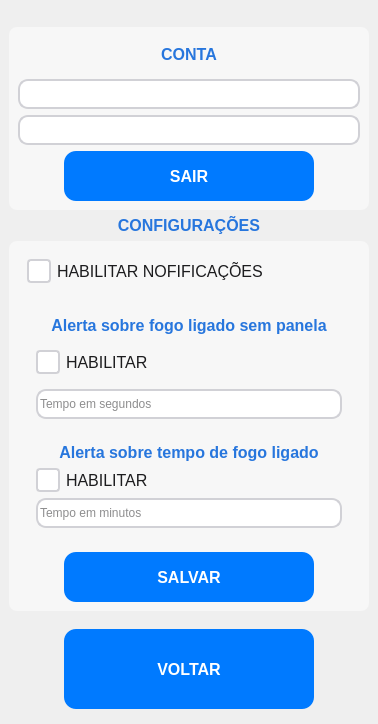
<?xml version="1.0" encoding="UTF-8"?>
<ui version="4.0">
 <class>Form</class>
 <widget class="QWidget" name="Form">
  <property name="geometry">
   <rect>
    <x>0</x>
    <y>0</y>
    <width>378</width>
    <height>714</height>
   </rect>
  </property>
  <property name="windowTitle">
   <string>Form</string>
  </property>
  <property name="styleSheet">
   <string notr="true">border-radius:8px;</string>
  </property>
  <layout class="QVBoxLayout" name="verticalLayout">
   <property name="spacing">
    <number>0</number>
   </property>
   <property name="leftMargin">
    <number>0</number>
   </property>
   <property name="topMargin">
    <number>0</number>
   </property>
   <property name="rightMargin">
    <number>0</number>
   </property>
   <property name="bottomMargin">
    <number>0</number>
   </property>
   <item>
    <widget class="QWidget" name="widget" native="true">
     <layout class="QVBoxLayout" name="verticalLayout_3"/>
    </widget>
   </item>
   <item>
    <widget class="QWidget" name="widget_4" native="true">
     <layout class="QVBoxLayout" name="verticalLayout_2">
      <item>
       <widget class="QWidget" name="widget_11" native="true">
        <property name="sizePolicy">
         <sizepolicy hsizetype="Preferred" vsizetype="Expanding">
          <horstretch>0</horstretch>
          <verstretch>0</verstretch>
         </sizepolicy>
        </property>
        <property name="styleSheet">
         <string notr="true">background-color: rgb(247, 247, 247);</string>
        </property>
        <layout class="QVBoxLayout" name="verticalLayout_12">
         <item>
          <widget class="QLabel" name="label_4">
           <property name="text">
            <string>&lt;html&gt;&lt;head/&gt;&lt;body&gt;&lt;p align=&quot;center&quot;&gt;&lt;span style=&quot; font-size:12pt; font-weight:600; color:#2776dd;&quot;&gt;CONTA&lt;/span&gt;&lt;/p&gt;&lt;/body&gt;&lt;/html&gt;</string>
           </property>
          </widget>
         </item>
         <item>
          <widget class="QLineEdit" name="u_name">
           <property name="minimumSize">
            <size>
             <width>0</width>
             <height>30</height>
            </size>
           </property>
           <property name="styleSheet">
            <string notr="true">QLineEdit {
    background-color: #FFFFFF;        /* fundo branco iOS */
    color: #1C1C1E;                   /* texto preto iOS */
    border: 1.5px solid #D1D1D6;      /* cinza leve iOS */
    border-radius: 10px;              /* canto arredondado iOS */
    font-size: 12px;
}

QLineEdit:focus {
    border: 1.5px solid #007AFF;      /* azul iOS quando focado */
    outline: none;
}</string>
           </property>
           <property name="readOnly">
            <bool>true</bool>
           </property>
           <property name="placeholderText">
            <string/>
           </property>
          </widget>
         </item>
         <item>
          <widget class="QLineEdit" name="u_email">
           <property name="minimumSize">
            <size>
             <width>0</width>
             <height>30</height>
            </size>
           </property>
           <property name="styleSheet">
            <string notr="true">QLineEdit {
    background-color: #FFFFFF;        /* fundo branco iOS */
    color: #1C1C1E;                   /* texto preto iOS */
    border: 1.5px solid #D1D1D6;      /* cinza leve iOS */
    border-radius: 10px;              /* canto arredondado iOS */
    font-size: 12px;
}

QLineEdit:focus {
    border: 1.5px solid #007AFF;      /* azul iOS quando focado */
    outline: none;
}</string>
           </property>
           <property name="readOnly">
            <bool>true</bool>
           </property>
           <property name="placeholderText">
            <string/>
           </property>
          </widget>
         </item>
         <item alignment="Qt::AlignHCenter">
          <widget class="QWidget" name="widget_12" native="true">
           <layout class="QVBoxLayout" name="verticalLayout_13">
            <property name="spacing">
             <number>0</number>
            </property>
            <property name="leftMargin">
             <number>0</number>
            </property>
            <property name="topMargin">
             <number>0</number>
            </property>
            <property name="rightMargin">
             <number>0</number>
            </property>
            <property name="bottomMargin">
             <number>0</number>
            </property>
            <item>
             <widget class="QPushButton" name="logout">
              <property name="minimumSize">
               <size>
                <width>250</width>
                <height>50</height>
               </size>
              </property>
              <property name="maximumSize">
               <size>
                <width>250</width>
                <height>50</height>
               </size>
              </property>
              <property name="styleSheet">
               <string notr="true">QPushButton {
    background-color: #007AFF;       /* Azul padrão iOS */
    color: white;
    border-radius: 12px;             /* iOS usa bordas mais suaves */
    padding: 10px 20px;
    font-size: 16px;
    font-weight: 600;                /* semi-bold padrão iOS */
    border: none;                    /* sem borda visível */
}

QPushButton:hover {
    background-color: #0A84FF;       /* Azul iOS Hover – levemente mais claro */
}

QPushButton:pressed {
    background-color: #0063CC;       /* Azul iOS Pressed – um pouco mais escuro */
}
</string>
              </property>
              <property name="text">
               <string>SAIR</string>
              </property>
             </widget>
            </item>
           </layout>
          </widget>
         </item>
        </layout>
       </widget>
      </item>
      <item>
       <widget class="QLabel" name="label">
        <property name="text">
         <string>&lt;html&gt;&lt;head/&gt;&lt;body&gt;&lt;p align=&quot;center&quot;&gt;&lt;span style=&quot; font-size:12pt; font-weight:600; color:#2776dd;&quot;&gt;CONFIGURAÇÕES&lt;/span&gt;&lt;/p&gt;&lt;/body&gt;&lt;/html&gt;</string>
        </property>
       </widget>
      </item>
      <item>
       <widget class="QWidget" name="widget_3" native="true">
        <property name="sizePolicy">
         <sizepolicy hsizetype="Preferred" vsizetype="MinimumExpanding">
          <horstretch>0</horstretch>
          <verstretch>0</verstretch>
         </sizepolicy>
        </property>
        <property name="styleSheet">
         <string notr="true">background-color: rgb(247, 247, 247);</string>
        </property>
        <layout class="QVBoxLayout" name="verticalLayout_6">
         <item alignment="Qt::AlignTop">
          <widget class="QWidget" name="widget_6" native="true">
           <layout class="QVBoxLayout" name="verticalLayout_7">
            <item>
             <widget class="QCheckBox" name="notifica_gen">
              <property name="styleSheet">
               <string notr="true">QCheckBox {
    font-size: 16px;
    color: #1C1C1E;
    spacing: 6px;
}

QCheckBox::indicator {
    width: 20px;
    height: 20px;
    border-radius: 4px;
    border: 2px solid #D1D1D6;
    background-color: #FFFFFF;
}

/* Força preenchimento total quando marcado */
QCheckBox::indicator:checked {
    background-color: #007AFF;   /* fundo azul */
    border: 2px solid #007AFF;   /* borda azul */
    image: none;                 /* remove o ✓ padrão */
}
</string>
              </property>
              <property name="text">
               <string>HABILITAR NOFIFICAÇÕES</string>
              </property>
             </widget>
            </item>
           </layout>
          </widget>
         </item>
         <item>
          <widget class="QWidget" name="widget_8" native="true">
           <property name="sizePolicy">
            <sizepolicy hsizetype="Preferred" vsizetype="MinimumExpanding">
             <horstretch>0</horstretch>
             <verstretch>0</verstretch>
            </sizepolicy>
           </property>
           <layout class="QVBoxLayout" name="verticalLayout_8">
            <item alignment="Qt::AlignTop">
             <widget class="QWidget" name="widget_9" native="true">
              <layout class="QVBoxLayout" name="verticalLayout_9">
               <property name="spacing">
                <number>15</number>
               </property>
               <item>
                <widget class="QLabel" name="label_2">
                 <property name="text">
                  <string>&lt;html&gt;&lt;head/&gt;&lt;body&gt;&lt;p align=&quot;center&quot;&gt;&lt;span style=&quot; font-size:12pt; font-weight:600; color:#2776dd;&quot;&gt;Alerta sobre fogo ligado sem panela&lt;/span&gt;&lt;/p&gt;&lt;/body&gt;&lt;/html&gt;</string>
                 </property>
                 <property name="wordWrap">
                  <bool>true</bool>
                 </property>
                </widget>
               </item>
               <item>
                <widget class="QCheckBox" name="not_fs">
                 <property name="styleSheet">
                  <string notr="true">QCheckBox {
    font-size: 16px;
    color: #1C1C1E;
    spacing: 6px;
}

QCheckBox::indicator {
    width: 20px;
    height: 20px;
    border-radius: 4px;
    border: 2px solid #D1D1D6;
    background-color: #FFFFFF;
}

/* Força preenchimento total quando marcado */
QCheckBox::indicator:checked {
    background-color: #007AFF;   /* fundo azul */
    border: 2px solid #007AFF;   /* borda azul */
    image: none;                 /* remove o ✓ padrão */
}
</string>
                 </property>
                 <property name="text">
                  <string>HABILITAR</string>
                 </property>
                </widget>
               </item>
               <item>
                <widget class="QLineEdit" name="time_1">
                 <property name="minimumSize">
                  <size>
                   <width>0</width>
                   <height>30</height>
                  </size>
                 </property>
                 <property name="styleSheet">
                  <string notr="true">QLineEdit {
    background-color: #FFFFFF;        /* fundo branco iOS */
    color: #1C1C1E;                   /* texto preto iOS */
    border: 1.5px solid #D1D1D6;      /* cinza leve iOS */
    border-radius: 10px;              /* canto arredondado iOS */
    font-size: 12px;
}

QLineEdit:focus {
    border: 1.5px solid #007AFF;      /* azul iOS quando focado */
    outline: none;
}</string>
                 </property>
                 <property name="placeholderText">
                  <string>Tempo em segundos</string>
                 </property>
                </widget>
               </item>
              </layout>
             </widget>
            </item>
            <item>
             <widget class="QWidget" name="widget_10" native="true">
              <layout class="QVBoxLayout" name="verticalLayout_10">
               <item>
                <widget class="QLabel" name="label_3">
                 <property name="text">
                  <string>&lt;html&gt;&lt;head/&gt;&lt;body&gt;&lt;p align=&quot;center&quot;&gt;&lt;span style=&quot; font-size:12pt; font-weight:600; color:#2776dd;&quot;&gt;Alerta sobre tempo de fogo ligado&lt;/span&gt;&lt;/p&gt;&lt;/body&gt;&lt;/html&gt;</string>
                 </property>
                </widget>
               </item>
               <item>
                <widget class="QCheckBox" name="not_f">
                 <property name="styleSheet">
                  <string notr="true">QCheckBox {
    font-size: 16px;
    color: #1C1C1E;
    spacing: 6px;
}

QCheckBox::indicator {
    width: 20px;
    height: 20px;
    border-radius: 4px;
    border: 2px solid #D1D1D6;
    background-color: #FFFFFF;
}

/* Força preenchimento total quando marcado */
QCheckBox::indicator:checked {
    background-color: #007AFF;   /* fundo azul */
    border: 2px solid #007AFF;   /* borda azul */
    image: none;                 /* remove o ✓ padrão */
}
</string>
                 </property>
                 <property name="text">
                  <string>HABILITAR</string>
                 </property>
                </widget>
               </item>
               <item>
                <widget class="QLineEdit" name="time_2">
                 <property name="minimumSize">
                  <size>
                   <width>0</width>
                   <height>30</height>
                  </size>
                 </property>
                 <property name="styleSheet">
                  <string notr="true">QLineEdit {
    background-color: #FFFFFF;        /* fundo branco iOS */
    color: #1C1C1E;                   /* texto preto iOS */
    border: 1.5px solid #D1D1D6;      /* cinza leve iOS */
    border-radius: 10px;              /* canto arredondado iOS */
    font-size: 12px;
}

QLineEdit:focus {
    border: 1.5px solid #007AFF;      /* azul iOS quando focado */
    outline: none;
}</string>
                 </property>
                 <property name="placeholderText">
                  <string>Tempo em minutos</string>
                 </property>
                </widget>
               </item>
              </layout>
             </widget>
            </item>
           </layout>
          </widget>
         </item>
         <item alignment="Qt::AlignHCenter">
          <widget class="QWidget" name="widget_7" native="true">
           <property name="sizePolicy">
            <sizepolicy hsizetype="Preferred" vsizetype="MinimumExpanding">
             <horstretch>0</horstretch>
             <verstretch>0</verstretch>
            </sizepolicy>
           </property>
           <layout class="QVBoxLayout" name="verticalLayout_11">
            <property name="spacing">
             <number>0</number>
            </property>
            <property name="leftMargin">
             <number>0</number>
            </property>
            <property name="topMargin">
             <number>0</number>
            </property>
            <property name="rightMargin">
             <number>0</number>
            </property>
            <property name="bottomMargin">
             <number>0</number>
            </property>
            <item>
             <widget class="QPushButton" name="salvar">
              <property name="minimumSize">
               <size>
                <width>250</width>
                <height>50</height>
               </size>
              </property>
              <property name="maximumSize">
               <size>
                <width>250</width>
                <height>50</height>
               </size>
              </property>
              <property name="styleSheet">
               <string notr="true">QPushButton {
    background-color: #007AFF;       /* Azul padrão iOS */
    color: white;
    border-radius: 12px;             /* iOS usa bordas mais suaves */
    padding: 10px 20px;
    font-size: 16px;
    font-weight: 600;                /* semi-bold padrão iOS */
    border: none;                    /* sem borda visível */
}

QPushButton:hover {
    background-color: #0A84FF;       /* Azul iOS Hover – levemente mais claro */
}

QPushButton:pressed {
    background-color: #0063CC;       /* Azul iOS Pressed – um pouco mais escuro */
}
</string>
              </property>
              <property name="text">
               <string>SALVAR</string>
              </property>
             </widget>
            </item>
           </layout>
          </widget>
         </item>
        </layout>
       </widget>
      </item>
     </layout>
    </widget>
   </item>
   <item alignment="Qt::AlignHCenter|Qt::AlignVCenter">
    <widget class="QWidget" name="widget_2" native="true">
     <layout class="QVBoxLayout" name="verticalLayout_4">
      <item>
       <widget class="QPushButton" name="voltar">
        <property name="minimumSize">
         <size>
          <width>250</width>
          <height>80</height>
         </size>
        </property>
        <property name="maximumSize">
         <size>
          <width>250</width>
          <height>80</height>
         </size>
        </property>
        <property name="styleSheet">
         <string notr="true">QPushButton {
    background-color: #007AFF;       /* Azul padrão iOS */
    color: white;
    border-radius: 12px;             /* iOS usa bordas mais suaves */
    padding: 10px 20px;
    font-size: 16px;
    font-weight: 600;                /* semi-bold padrão iOS */
    border: none;                    /* sem borda visível */
}

QPushButton:hover {
    background-color: #0A84FF;       /* Azul iOS Hover – levemente mais claro */
}

QPushButton:pressed {
    background-color: #0063CC;       /* Azul iOS Pressed – um pouco mais escuro */
}
</string>
        </property>
        <property name="text">
         <string>VOLTAR</string>
        </property>
       </widget>
      </item>
      <item alignment="Qt::AlignHCenter|Qt::AlignVCenter">
       <widget class="QWidget" name="widget_5" native="true">
        <layout class="QVBoxLayout" name="verticalLayout_5">
         <property name="spacing">
          <number>0</number>
         </property>
         <property name="leftMargin">
          <number>0</number>
         </property>
         <property name="topMargin">
          <number>0</number>
         </property>
         <property name="rightMargin">
          <number>0</number>
         </property>
         <property name="bottomMargin">
          <number>0</number>
         </property>
        </layout>
       </widget>
      </item>
     </layout>
    </widget>
   </item>
  </layout>
 </widget>
 <resources/>
 <connections/>
</ui>
